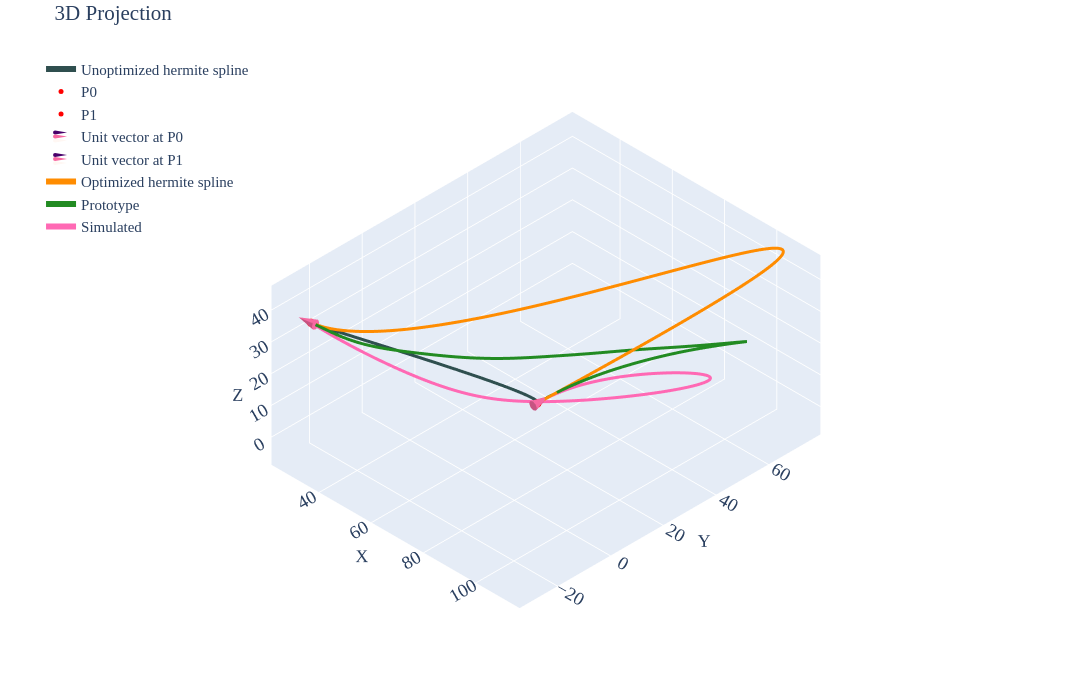

The notebook cell this image was saved under:
### Code cell
df=pd.read_csv('../data/2810/p4-case3.csv')
prt=df.iloc[10:,2:].reset_index(drop=True)
p0=df.iloc[5,2:].values.astype(float)   
p1=df.iloc[6,2:].values.astype(float)   
u0=df.iloc[8,2:].values.astype(float)   
u1=df.iloc[9,2:].values.astype(float)   
m0=df.iloc[2,1]                         
m1=df.iloc[3,1]                         
u0_init=u0*m0
u1_init=u1*m1
spl=utils.hermite(p0,p1,u0_init,u1_init,num_points=51)
spl_tgt=pd.read_csv('../data/2810/rev-opt/p4-case3-opt.csv').values
siml=pd.DataFrame(final_rod_position.T,columns=['X','Y','Z'])
siml.to_csv('data/p4-case3.csv',index=False)
utils.plotter(spl,p0,p1,u0_init,u1_init,tgt=spl_tgt,prt=prt.values,siml=siml.values,cne=6,intr='d',tgt_label='Optimized hermite spline')
